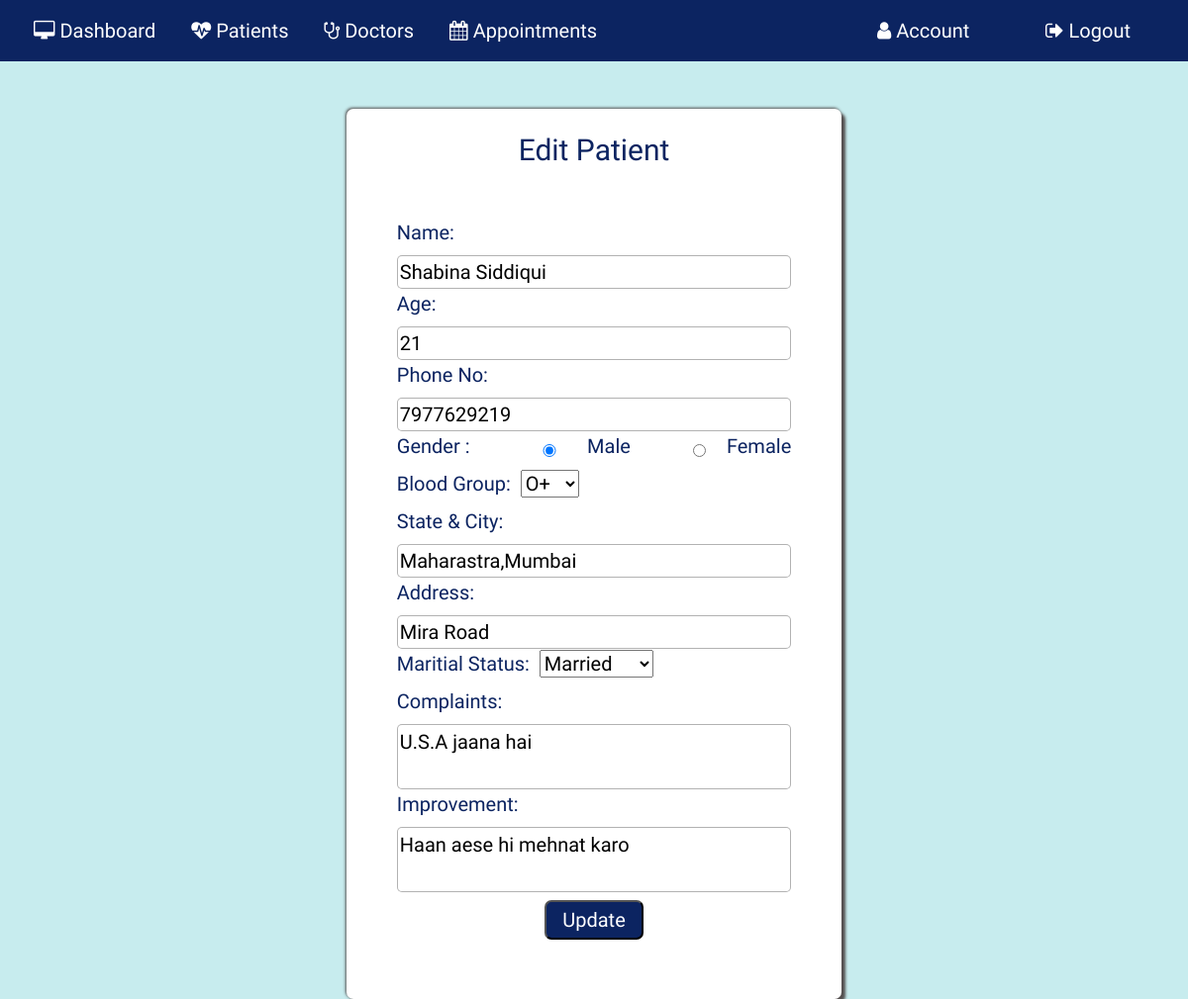
/editpatientdetail/1 (signed in), run on an earlier commit of the app's database.
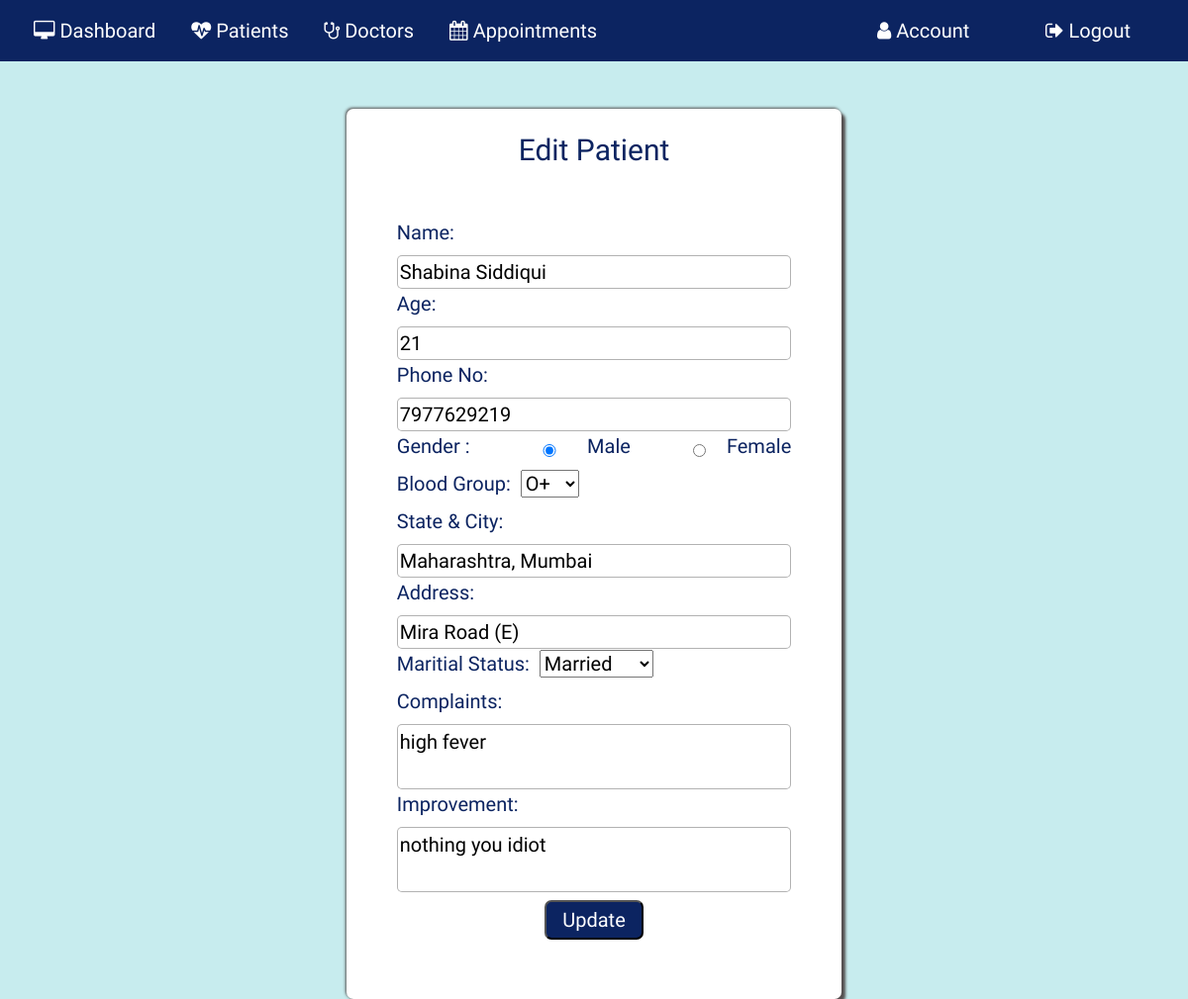
And on a later commit of the database.
### application/routes.py (models this page shows, shortened)
class Patient(db.Model):
  __tablename__ = 'Patient'
  id = db.Column(db.Integer, primary_key=True)
  pname = db.Column(db.String(20))
  age= db.Column(db.String(20))
  phone=db.Column(db.String(20))
  gender=db.Column(db.String(10))
  bgroup=db.Column(db.String(5))
  state=db.Column(db.String(15))
  address=db.Column(db.String(100))
  mstatus=db.Column(db.String(10))
  complaint=db.Column(db.String(5000))
  improvement=db.Column(db.String(5000))
  medicine_suggested=db.Column(db.String(5000))
  pat_image = db.Column(db.String(20), nullable=False, default='default.jpg')

### application/routes.py (the view, shortened to what this page needs)
@app.route('/editpatientdetail/<id>', methods=['GET', 'POST'])
def editpatientdetail(id):
  if 'username' in session:
    editpat = Patient.query.filter_by( id = id )
    return render_template('editpatientdetail.html', editpat = editpat)

### application/templates/editpatientdetail.html (shortened to what this page needs)
{% extends "layout.html" %} {% include "includes/nav.html" %} {% block content
%}
<section id="addpatient">
  <div class="form-editpat form-style">
    <h1 class="mt-4">Edit Patient</h1>
    {% for edit in editpat %}
    <form action="" method="POST">
      <div class="inner-form">
      <div class="form-input">
        <label for="npname">Name:&nbsp;</label>
        <input type="text" class="text1" id="pname" name="npname" required value="{{ edit.pname }}" />
      </div>
      <div class="form-input">
        <label for="nage">Age:&nbsp;</label>
        <input
          type="number"
          class="text1"
          id="age"
          maxlength="3"
          min="0"
          name="nage"
          value="{{ edit.age }}"
          required
        />
      </div>
      <div class="form-input">
        <label for="nphone">Phone No:&nbsp;</label>
        <input
          type="number"
          class="text1"
          id="age"
          maxlength="12"
          min="10"
          name="nphone"
          value="{{ edit.phone }}"
          required
        />
      </div>
      <div class="form-input gender">
        <label for="ngender">Gender :</label>
        <div class="radio">
          <input type="radio" value="male" name="ngender" checked><label>Male</label>
        </div>
        <div class="radio">
          <input type="radio" value="female" name="ngender"><label>Female</label>
        </div>
      </div>
      <div class="form-input">
        <label for="nbgroup">Blood Group:&nbsp;</label>
        <select id="bgroup" class="text1" name="nbgroup">
          <option value="O+">O+</option>
        </select>
      </div>
      <div class="form-input">
        <label for="nstate">State & City:&nbsp;</label>
        <input type="text" id="state" class="text1" name="nstate" value="{{ edit.state }}">
      </div>
      <div class="form-input">
        <label for="naddress">Address:&nbsp;</label>
        <input type="text" id="address" class="text1" name="naddress" value="{{ edit.address }}">
      </div>
      <div class="form-input">
        <label for="nmstatus">Maritial Status:&nbsp;</label>
        <select id="mstatus" class="text1" name="nmstatus">
          <option value="Married">Married</option>
        </select>
      </div>
      <div class="form-input">
        <label for="ncomplaint">Complaints:&nbsp;</label>
        <textarea class="text1" name="ncomplaint" id="complaint">{{ edit.complaint}}</textarea>
      </div>
      <div class="form-input">
        <label for="nimprovement">Improvement:&nbsp;</label>
        <textarea class="text1" name="nimprovement" id="improvement">{{ edit.improvement}}</textarea>
      </div>
      <div class="form-input btn-submit">
        <button class="button mt-2" type="submit">Update</button>
      </div>
    </form>
    {% endfor %}
  </div></div>
</section>
{% endblock %}

What changed in the data, as far as the page shows it:
changed Patient "Shabina Siddiqui": nstate "Maharastra,Mumbai" → "Maharashtra, Mumbai"; naddress "Mira Road" → "Mira Road (E)"; ncomplaint "U.S.A jaana hai" → "high fever"; nimprovement "Haan aese hi mehnat karo" → "nothing you idiot"
